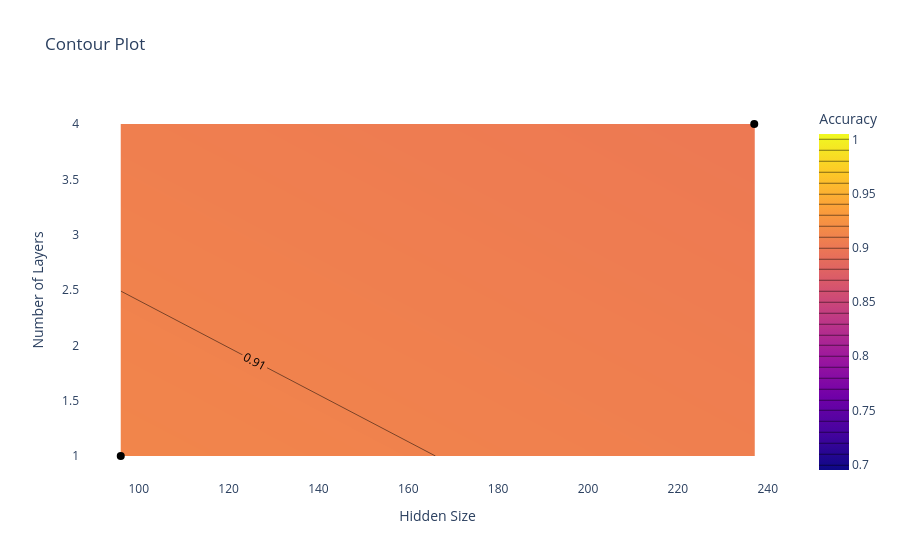

The cell this chart's notebook holds for it:
### Code cell
hyperband = analysis.results_df
plot_contour(hyperband, "config/hidden_size", "config/num_layers", "accuracy", start=0.7)

### Figure 1 — Plotly figure (JSON) as saved in the notebook; plotly's stock layout.template omitted (floating-point values rounded to 4 significant figures)
{"data": [{"colorbar": {"title": {"text": "Accuracy"}}, "colorscale": [[0, "#0d0887"], [0.1111, "#46039f"], [0.2222, "#7201a8"], [0.3333, "#9c179e"], [0.4444, "#bd3786"], [0.5556, "#d8576b"], [0.6667, "#ed7953"], [0.7778, "#fb9f3a"], [0.8889, "#fdca26"], [1, "#f0f921"]], "contours": {"coloring": "heatmap", "end": 1, "showlabels": true, "size": 0.01, "start": 0.7}, "type": "contour", "x": [96, 237], "y": [1, 4], "z": [0.913, 0.901]}, {"customdata": [0.913, 0.901], "hovertemplate": "Hidden Size: %{x}<br>Number of Layers: %{y}<br>Accuracy: %{customdata:.4f}<extra></extra>", "marker": {"color": "black", "size": 8, "symbol": "circle"}, "mode": "markers", "name": "Data Points", "type": "scatter", "x": [96, 237], "y": [1, 4]}], "layout": {"paper_bgcolor": "white", "plot_bgcolor": "white", "title": {"text": "Contour Plot"}, "xaxis": {"showgrid": false, "title": {"text": "Hidden Size"}}, "yaxis": {"showgrid": false, "title": {"text": "Number of Layers"}}}}
